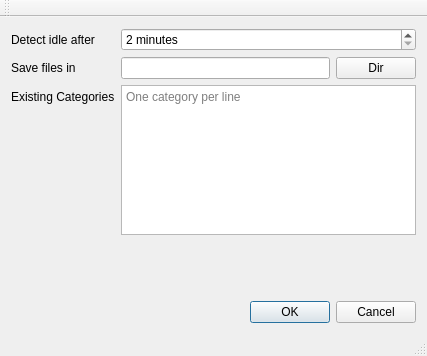
<?xml version="1.0" encoding="UTF-8"?>
<ui version="4.0">
 <class>Settings</class>
 <widget class="QMainWindow" name="Settings">
  <property name="geometry">
   <rect>
    <x>0</x>
    <y>0</y>
    <width>427</width>
    <height>356</height>
   </rect>
  </property>
  <property name="windowTitle">
   <string>Settings</string>
  </property>
  <widget class="QWidget" name="centralWidget">
   <layout class="QVBoxLayout" name="verticalLayout">
    <item>
     <layout class="QFormLayout" name="formLayout">
      <item row="0" column="0">
       <widget class="QLabel" name="label">
        <property name="text">
         <string>Detect idle after</string>
        </property>
       </widget>
      </item>
      <item row="0" column="1">
       <widget class="QSpinBox" name="spnIdleTimeout">
        <property name="suffix">
         <string> minutes</string>
        </property>
        <property name="minimum">
         <number>2</number>
        </property>
       </widget>
      </item>
      <item row="1" column="0">
       <widget class="QLabel" name="label_2">
        <property name="text">
         <string>Save files in</string>
        </property>
       </widget>
      </item>
      <item row="1" column="1">
       <layout class="QHBoxLayout" name="horizontalLayout_2">
        <item>
         <widget class="QLineEdit" name="txtDirectory"/>
        </item>
        <item>
         <widget class="QPushButton" name="btnDirectorySelect">
          <property name="text">
           <string>Dir</string>
          </property>
         </widget>
        </item>
       </layout>
      </item>
      <item row="2" column="0">
       <widget class="QLabel" name="label_3">
        <property name="text">
         <string>Existing Categories</string>
        </property>
       </widget>
      </item>
      <item row="2" column="1">
       <widget class="QTextEdit" name="txtCategories">
        <property name="placeholderText">
         <string>One category per line</string>
        </property>
       </widget>
      </item>
     </layout>
    </item>
    <item>
     <spacer name="verticalSpacer">
      <property name="orientation">
       <enum>Qt::Vertical</enum>
      </property>
      <property name="sizeHint" stdset="0">
       <size>
        <width>20</width>
        <height>102</height>
       </size>
      </property>
     </spacer>
    </item>
    <item>
     <layout class="QHBoxLayout" name="horizontalLayout">
      <item>
       <spacer name="horizontalSpacer">
        <property name="orientation">
         <enum>Qt::Horizontal</enum>
        </property>
        <property name="sizeHint" stdset="0">
         <size>
          <width>40</width>
          <height>20</height>
         </size>
        </property>
       </spacer>
      </item>
      <item>
       <widget class="QDialogButtonBox" name="btnCancel">
        <property name="standardButtons">
         <set>QDialogButtonBox::Cancel|QDialogButtonBox::Ok</set>
        </property>
       </widget>
      </item>
     </layout>
    </item>
   </layout>
  </widget>
  <widget class="QMenuBar" name="menuBar">
   <property name="geometry">
    <rect>
     <x>0</x>
     <y>0</y>
     <width>427</width>
     <height>22</height>
    </rect>
   </property>
  </widget>
  <widget class="QToolBar" name="mainToolBar">
   <attribute name="toolBarArea">
    <enum>TopToolBarArea</enum>
   </attribute>
   <attribute name="toolBarBreak">
    <bool>false</bool>
   </attribute>
  </widget>
  <widget class="QStatusBar" name="statusBar"/>
 </widget>
 <layoutdefault spacing="6" margin="11"/>
 <resources/>
 <connections/>
</ui>
